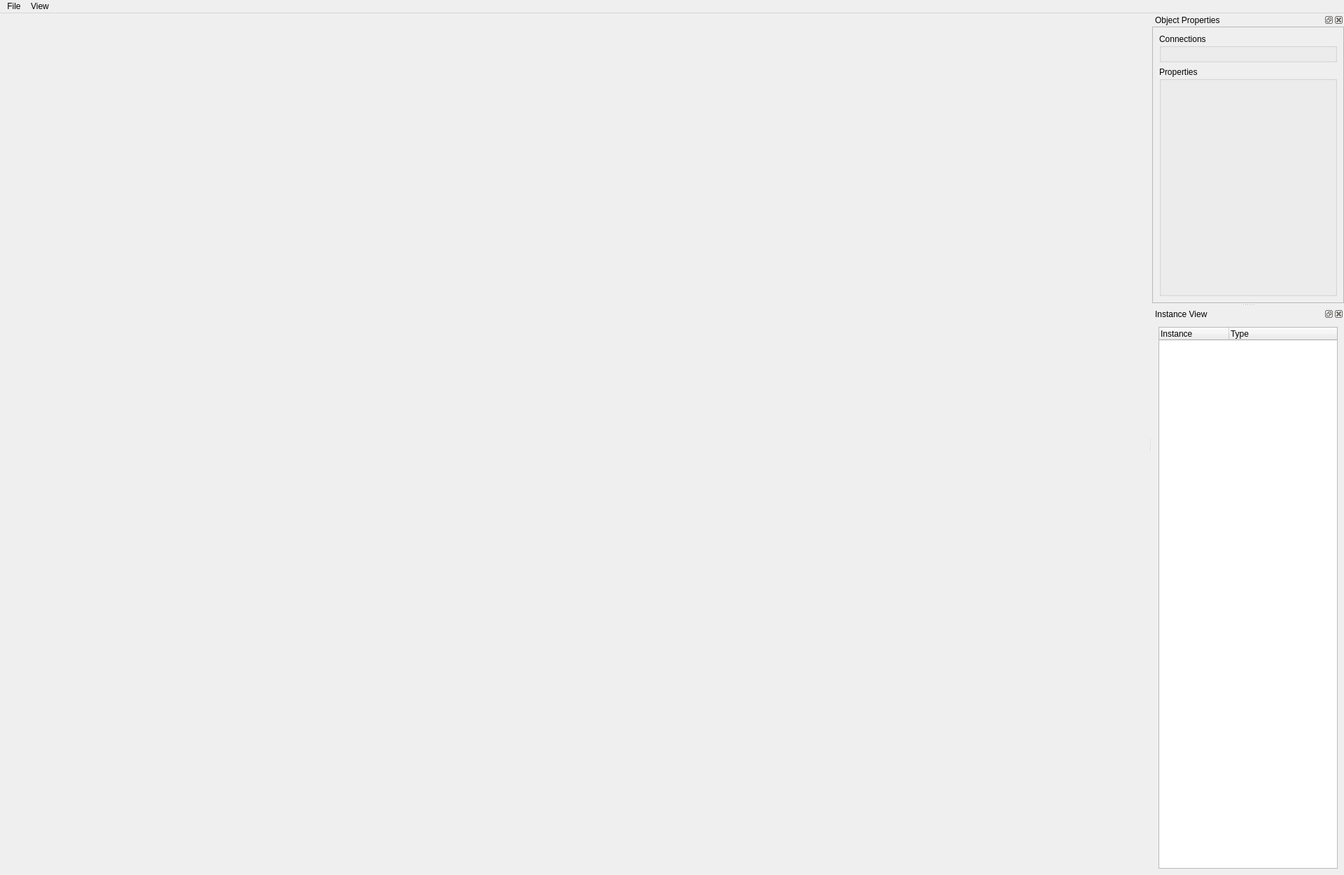
<?xml version="1.0" encoding="UTF-8"?>
<ui version="4.0">
 <class>CWorldEditorWindow</class>
 <widget class="QMainWindow" name="CWorldEditorWindow">
  <property name="geometry">
   <rect>
    <x>0</x>
    <y>0</y>
    <width>1920</width>
    <height>1250</height>
   </rect>
  </property>
  <property name="windowTitle">
   <string>Prime World Editor</string>
  </property>
  <widget class="QWidget" name="centralwidget">
   <layout class="QHBoxLayout" name="horizontalLayout">
    <property name="leftMargin">
     <number>0</number>
    </property>
    <property name="topMargin">
     <number>0</number>
    </property>
    <property name="rightMargin">
     <number>0</number>
    </property>
    <property name="bottomMargin">
     <number>0</number>
    </property>
    <item>
     <widget class="CEditorGLWidget" name="CentralGLWidget" native="true"/>
    </item>
   </layout>
  </widget>
  <widget class="QMenuBar" name="menubar">
   <property name="geometry">
    <rect>
     <x>0</x>
     <y>0</y>
     <width>1920</width>
     <height>21</height>
    </rect>
   </property>
   <widget class="QMenu" name="menuFile">
    <property name="title">
     <string>File</string>
    </property>
    <addaction name="actionExit"/>
   </widget>
   <widget class="QMenu" name="menuView">
    <property name="title">
     <string>View</string>
    </property>
    <widget class="QMenu" name="menuDynamic_lighting">
     <property name="title">
      <string>Dynamic lighting</string>
     </property>
     <addaction name="actionLightingNone"/>
     <addaction name="actionLightingBasic"/>
     <addaction name="actionLightingWorld"/>
    </widget>
    <widget class="QMenu" name="menuBloom">
     <property name="enabled">
      <bool>false</bool>
     </property>
     <property name="title">
      <string>Bloom</string>
     </property>
     <addaction name="actionDisableBloom"/>
     <addaction name="actionEnableBloom"/>
     <addaction name="actionShowBloomMaps"/>
    </widget>
    <addaction name="actionReset_camera"/>
    <addaction name="actionBackface_culling"/>
    <addaction name="separator"/>
    <addaction name="actionWorld"/>
    <addaction name="actionCollision"/>
    <addaction name="actionObjects"/>
    <addaction name="actionMaterial_Animations"/>
    <addaction name="actionLights"/>
    <addaction name="actionOccluder_meshes"/>
    <addaction name="actionSky"/>
    <addaction name="separator"/>
    <addaction name="menuDynamic_lighting"/>
    <addaction name="menuBloom"/>
   </widget>
   <addaction name="menuFile"/>
   <addaction name="menuView"/>
  </widget>
  <widget class="QDockWidget" name="ObjectPropertiesDock">
   <property name="sizePolicy">
    <sizepolicy hsizetype="Preferred" vsizetype="Preferred">
     <horstretch>0</horstretch>
     <verstretch>0</verstretch>
    </sizepolicy>
   </property>
   <property name="floating">
    <bool>false</bool>
   </property>
   <property name="features">
    <set>QDockWidget::AllDockWidgetFeatures</set>
   </property>
   <property name="allowedAreas">
    <set>Qt::LeftDockWidgetArea|Qt::RightDockWidgetArea</set>
   </property>
   <property name="windowTitle">
    <string>Object Properties</string>
   </property>
   <attribute name="dockWidgetArea">
    <number>2</number>
   </attribute>
   <widget class="QWidget" name="dockWidgetContents_5">
    <layout class="QHBoxLayout" name="horizontalLayout_2">
     <property name="leftMargin">
      <number>0</number>
     </property>
     <property name="topMargin">
      <number>0</number>
     </property>
     <property name="rightMargin">
      <number>0</number>
     </property>
     <property name="bottomMargin">
      <number>0</number>
     </property>
     <item>
      <widget class="QScrollArea" name="scrollArea">
       <property name="widgetResizable">
        <bool>true</bool>
       </property>
       <widget class="QWidget" name="scrollAreaWidgetContents">
        <property name="geometry">
         <rect>
          <x>0</x>
          <y>0</y>
          <width>294</width>
          <height>654</height>
         </rect>
        </property>
        <layout class="QVBoxLayout" name="verticalLayout">
         <item>
          <widget class="QGroupBox" name="ConnectionsGroup">
           <property name="title">
            <string>Connections</string>
           </property>
           <layout class="QVBoxLayout" name="verticalLayout_3"/>
          </widget>
         </item>
         <item>
          <widget class="QGroupBox" name="PropertiesGroup">
           <property name="enabled">
            <bool>true</bool>
           </property>
           <property name="sizePolicy">
            <sizepolicy hsizetype="Preferred" vsizetype="MinimumExpanding">
             <horstretch>0</horstretch>
             <verstretch>0</verstretch>
            </sizepolicy>
           </property>
           <property name="title">
            <string>Properties</string>
           </property>
          </widget>
         </item>
        </layout>
       </widget>
      </widget>
     </item>
    </layout>
   </widget>
  </widget>
  <widget class="QDockWidget" name="InstanceViewDock">
   <property name="features">
    <set>QDockWidget::AllDockWidgetFeatures</set>
   </property>
   <property name="allowedAreas">
    <set>Qt::LeftDockWidgetArea|Qt::RightDockWidgetArea</set>
   </property>
   <property name="windowTitle">
    <string>Instance View</string>
   </property>
   <attribute name="dockWidgetArea">
    <number>2</number>
   </attribute>
   <widget class="QWidget" name="dockWidgetContents_6">
    <layout class="QHBoxLayout" name="horizontalLayout_3">
     <item>
      <widget class="QTreeWidget" name="InstanceViewTreeWidget">
       <property name="enabled">
        <bool>true</bool>
       </property>
       <column>
        <property name="text">
         <string>Instance</string>
        </property>
       </column>
       <column>
        <property name="text">
         <string>Type</string>
        </property>
       </column>
      </widget>
     </item>
    </layout>
   </widget>
  </widget>
  <action name="actionOpen_CMDL">
   <property name="text">
    <string>Open CMDL</string>
   </property>
  </action>
  <action name="actionReset_camera">
   <property name="checkable">
    <bool>true</bool>
   </property>
   <property name="checked">
    <bool>true</bool>
   </property>
   <property name="text">
    <string>Reset camera</string>
   </property>
  </action>
  <action name="actionBackface_culling">
   <property name="checkable">
    <bool>true</bool>
   </property>
   <property name="checked">
    <bool>true</bool>
   </property>
   <property name="text">
    <string>Backface culling</string>
   </property>
  </action>
  <action name="actionWorld">
   <property name="checkable">
    <bool>true</bool>
   </property>
   <property name="checked">
    <bool>true</bool>
   </property>
   <property name="text">
    <string>World</string>
   </property>
   <property name="shortcut">
    <string>1</string>
   </property>
  </action>
  <action name="actionCollision">
   <property name="checkable">
    <bool>true</bool>
   </property>
   <property name="text">
    <string>Collision</string>
   </property>
   <property name="shortcut">
    <string>2</string>
   </property>
  </action>
  <action name="actionObjects">
   <property name="checkable">
    <bool>true</bool>
   </property>
   <property name="checked">
    <bool>true</bool>
   </property>
   <property name="text">
    <string>Objects</string>
   </property>
   <property name="shortcut">
    <string>3</string>
   </property>
  </action>
  <action name="actionPaths">
   <property name="text">
    <string>Paths</string>
   </property>
  </action>
  <action name="actionLightmaps">
   <property name="text">
    <string>Lightmaps</string>
   </property>
  </action>
  <action name="actionMaterial_Editor">
   <property name="text">
    <string>Material Editor</string>
   </property>
  </action>
  <action name="actionExtract">
   <property name="text">
    <string>Extract</string>
   </property>
  </action>
  <action name="actionRepack">
   <property name="text">
    <string>Repack</string>
   </property>
  </action>
  <action name="actionDump_file_list">
   <property name="text">
    <string>Dump file list</string>
   </property>
  </action>
  <action name="actionConvert_TXTR_to_DDS">
   <property name="text">
    <string>Convert TXTR to DDS</string>
   </property>
  </action>
  <action name="actionConvert_DDS_to_TXTR">
   <property name="text">
    <string>Convert DDS to TXTR</string>
   </property>
  </action>
  <action name="actionClose_all">
   <property name="text">
    <string>Close all</string>
   </property>
  </action>
  <action name="actionExit">
   <property name="text">
    <string>Exit</string>
   </property>
   <property name="shortcut">
    <string>Esc</string>
   </property>
  </action>
  <action name="actionOpen_MREA">
   <property name="text">
    <string>Open MREA</string>
   </property>
  </action>
  <action name="actionRead_MREA">
   <property name="text">
    <string>Read MREA</string>
   </property>
  </action>
  <action name="actionMaterial_Animations">
   <property name="checkable">
    <bool>true</bool>
   </property>
   <property name="checked">
    <bool>true</bool>
   </property>
   <property name="text">
    <string>UV animations</string>
   </property>
   <property name="shortcut">
    <string>4</string>
   </property>
  </action>
  <action name="actionLights">
   <property name="checkable">
    <bool>true</bool>
   </property>
   <property name="checked">
    <bool>true</bool>
   </property>
   <property name="text">
    <string>Lights</string>
   </property>
   <property name="shortcut">
    <string>5</string>
   </property>
  </action>
  <action name="actionLightingNone">
   <property name="checkable">
    <bool>true</bool>
   </property>
   <property name="text">
    <string>None</string>
   </property>
   <property name="shortcut">
    <string>Ctrl+1</string>
   </property>
  </action>
  <action name="actionLightingBasic">
   <property name="checkable">
    <bool>true</bool>
   </property>
   <property name="text">
    <string>Basic</string>
   </property>
   <property name="shortcut">
    <string>Ctrl+2</string>
   </property>
  </action>
  <action name="actionLightingWorld">
   <property name="checkable">
    <bool>true</bool>
   </property>
   <property name="checked">
    <bool>true</bool>
   </property>
   <property name="text">
    <string>World lights</string>
   </property>
   <property name="shortcut">
    <string>Ctrl+3</string>
   </property>
  </action>
  <action name="actionSky">
   <property name="checkable">
    <bool>true</bool>
   </property>
   <property name="checked">
    <bool>true</bool>
   </property>
   <property name="text">
    <string>Sky</string>
   </property>
   <property name="shortcut">
    <string>7</string>
   </property>
  </action>
  <action name="actionOccluder_meshes">
   <property name="checkable">
    <bool>true</bool>
   </property>
   <property name="text">
    <string>Occluder meshes</string>
   </property>
   <property name="shortcut">
    <string>6</string>
   </property>
  </action>
  <action name="actionDisableBloom">
   <property name="checkable">
    <bool>true</bool>
   </property>
   <property name="text">
    <string>None</string>
   </property>
  </action>
  <action name="actionEnableBloom">
   <property name="checkable">
    <bool>true</bool>
   </property>
   <property name="text">
    <string>Bloom</string>
   </property>
  </action>
  <action name="actionShowBloomMaps">
   <property name="checkable">
    <bool>true</bool>
   </property>
   <property name="text">
    <string>Bloom Maps</string>
   </property>
  </action>
 </widget>
 <customwidgets>
  <customwidget>
   <class>CEditorGLWidget</class>
   <extends>QWidget</extends>
   <header>CEditorGLWidget.h</header>
   <container>1</container>
  </customwidget>
 </customwidgets>
 <resources/>
 <connections/>
</ui>
